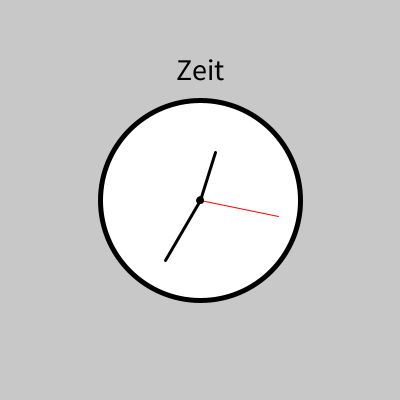
Frame 1 (no input)
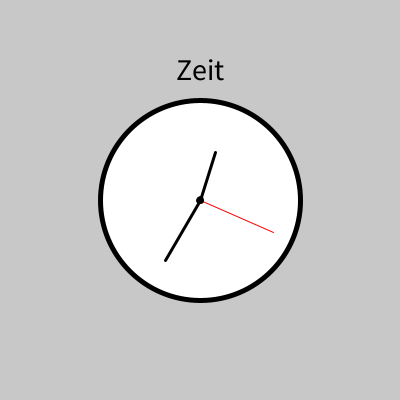
Frame 60 (the mouse pressed at the canvas centre just before this capture)
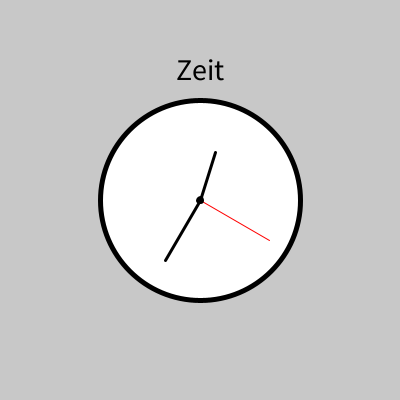
Frame 120 (the mouse held since frame 60 and released just before this capture)

The Processing sketch that drew these frames (run headless with seeded random() and noise(); from frame 60 on, the mouse is pressed at the canvas centre):

// Processing sketch: Stoppuhr_Vorlage
// ── Stoppuhr_Vorlage.pde
Uhr uhr;


void setup()
{
  size(400,400);
  uhr = new Uhr();
}

void draw()
{
  background(200);
  uhr.aktualisieren();
  uhr.anzeigen(); 
}

// ── Uhr.pde
class Uhr
{
  private int stunden;
  private int minuten;
  private int sekunden;

  private int x;
  private int y;

  private String anzeige;
  private int radius;

  Uhr()
  {
    x = 200;
    y = 200;
    radius = 100;
    anzeige = "Zeit";
  }

  void aktualisieren()
  {
    stunden = hour();
    minuten = minute();
    sekunden = second();
  }

  void anzeigen()
  {
    // Ziffernblatt
    fill(255);
    strokeWeight(5); // Liniendicke
    stroke(0); 
    circle(x, y, radius*2);
    textAlign(CENTER);
    fill(0);
    textSize(30);
    text(anzeige, x, y - radius - 20);

    // Die Sekundenanzeige
    zeichneSekundenzeiger();
    zeichneMinutenzeiger();
    zeichneStundenzeiger();
    
    circle(x,y,5);
  }

  void zeichneSekundenzeiger()
  {
    float l = radius * 0.8;
    float winkel = sekunden / 60.0 * 2 * PI - PI/2;
    float sx = cos(winkel);
    float sy = sin (winkel);
    stroke(255,0,0);
    strokeWeight(1); // Liniendicke
    line(x, y, x + l*sx, y + l*sy);
  }

  void zeichneMinutenzeiger()
  {
    float l = radius * 0.7;
    float winkel = minuten / 60.0 * 2 * PI - PI/2;
    float sx = cos(winkel);
    float sy = sin (winkel);
    stroke(0);
    strokeWeight(3); // Liniendicke
    line(x, y, x + l*sx, y + l*sy);
  }

  void zeichneStundenzeiger()
  {
    float l = radius * 0.5;
    if (stunden > 12)
    {
      stunden = stunden - 12;
    }
    float winkel = (stunden + minuten/60.0) / 12.0 * 2 * PI - PI/2;
    float sx = cos(winkel);
    float sy = sin (winkel);
    stroke(0);
    strokeWeight(3); // Liniendicke
    line(x, y, x + l*sx, y + l*sy);
  }
}
